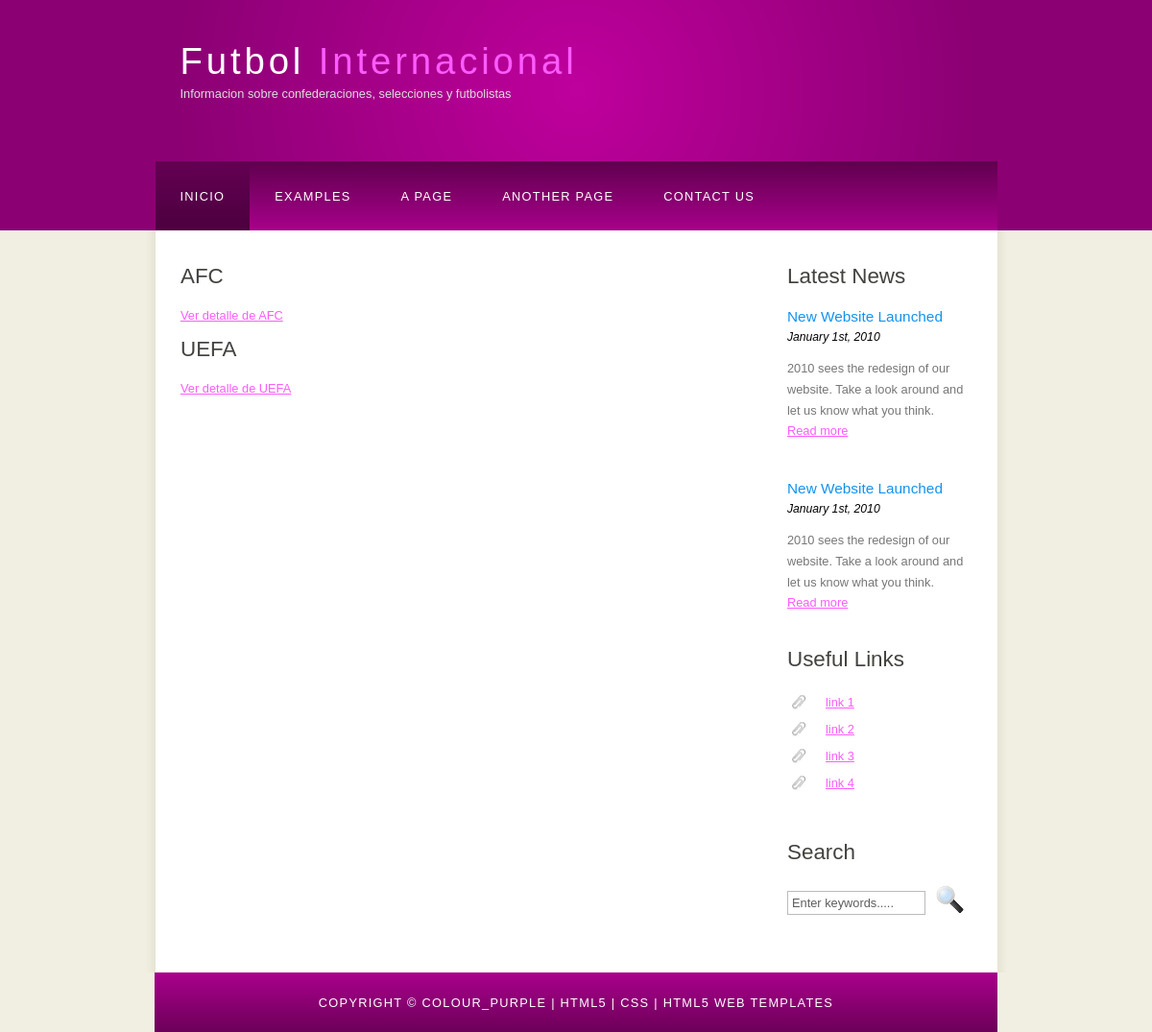
The app's page /seleccionesAPP/listaConfederaciones/, older data.
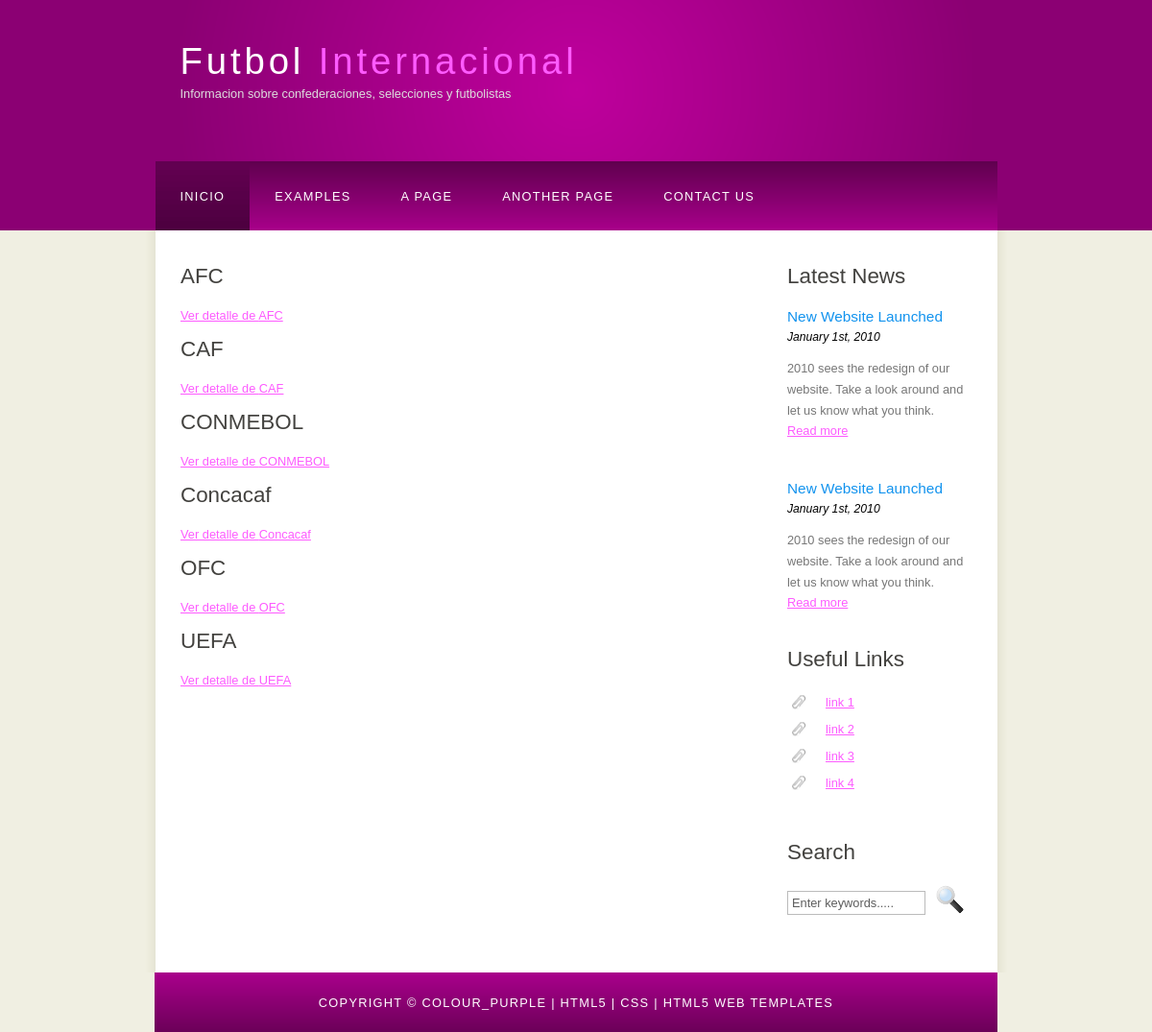
The same page, newer data.
### seleccionesAPP/models.py (models this page shows, shortened)
class Confederacion(models.Model):
    nombre = models.CharField(max_length=100)
    continente = models.CharField(max_length=50)

### seleccionesAPP/views.py (the view)
# urls.py: path('listaConfederaciones/', views.listaConfederacion,name='listaConfederacion'),
def listaConfederacion(request):
    confederacion = Confederacion.objects.order_by('nombre')
    contexto = {'confederacion_list' : confederacion}
    return render(request, 'listaConfederacion.html', contexto)

### seleccionesAPP/templates/listaConfederacion.html
{% extends 'base.html' %}
{% block contenido %}
{% for confederacion in confederacion_list%}
<h1> {{ confederacion.nombre }}</h1>
<a href="{% url 'detalleConfederacion' confederacion.id%}">Ver detalle de {{ confederacion.nombre }}</a>
{% empty %}
    <p>No hay marcas disponibles.</p>
{% endfor %}
{% endblock %}

Row changes from the older to the newer data that the page shows:
added Confederacion: nombre "CAF"
added Confederacion: nombre "CONMEBOL"
added Confederacion: nombre "Concacaf"
added Confederacion: nombre "OFC"
